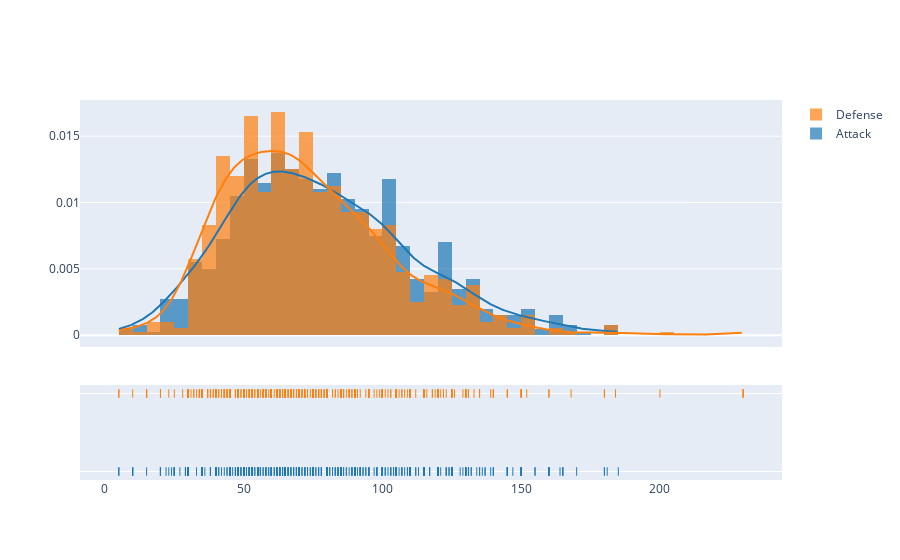

The code cell stored with this chart in its notebook:
### Code cell
# Attack & Defense, Double Displot 
attack_defense_distplot = ff.create_distplot([pokemon.attack, pokemon.defense], ['Attack', 'Defense'], bin_size=5)
iplot(attack_defense_distplot, filename='Attack/Defense Distplot')

### Figure 1 — Plotly figure (JSON) as saved in the notebook; plotly's stock layout.template omitted (floating-point values rounded to 4 significant figures; data arrays with more than 128 entries replaced by an {"elided": "..."} marker saying what was removed)
{"data": [{"autobinx": false, "histnorm": "probability density", "legendgroup": "Attack", "marker": {"color": "rgb(31, 119, 180)"}, "name": "Attack", "opacity": 0.7, "type": "histogram", "x": {"elided": "801 int values"}, "xaxis": "x", "xbins": {"end": 185, "size": 5, "start": 5}, "yaxis": "y"}, {"autobinx": false, "histnorm": "probability density", "legendgroup": "Defense", "marker": {"color": "rgb(255, 127, 14)"}, "name": "Defense", "opacity": 0.7, "type": "histogram", "x": {"elided": "801 int values"}, "xaxis": "x", "xbins": {"end": 230, "size": 5, "start": 5}, "yaxis": "y"}, {"legendgroup": "Attack", "marker": {"color": "rgb(31, 119, 180)"}, "mode": "lines", "name": "Attack", "showlegend": false, "type": "scatter", "x": {"elided": "500 float values"}, "xaxis": "x", "y": {"elided": "500 float values"}, "yaxis": "y"}, {"legendgroup": "Defense", "marker": {"color": "rgb(255, 127, 14)"}, "mode": "lines", "name": "Defense", "showlegend": false, "type": "scatter", "x": {"elided": "500 float values"}, "xaxis": "x", "y": {"elided": "500 float values"}, "yaxis": "y"}, {"legendgroup": "Attack", "marker": {"color": "rgb(31, 119, 180)", "symbol": "line-ns-open"}, "mode": "markers", "name": "Attack", "showlegend": false, "type": "scatter", "x": {"elided": "801 int values"}, "xaxis": "x", "y": {"elided": "801 str values"}, "yaxis": "y2"}, {"legendgroup": "Defense", "marker": {"color": "rgb(255, 127, 14)", "symbol": "line-ns-open"}, "mode": "markers", "name": "Defense", "showlegend": false, "type": "scatter", "x": {"elided": "801 int values"}, "xaxis": "x", "y": {"elided": "801 str values"}, "yaxis": "y2"}], "layout": {"barmode": "overlay", "hovermode": "closest", "legend": {"traceorder": "reversed"}, "xaxis": {"anchor": "y2", "domain": [0, 1], "zeroline": false}, "yaxis": {"anchor": "free", "domain": [0.35, 1], "position": 0}, "yaxis2": {"anchor": "x", "domain": [0, 0.25], "dtick": 1, "showticklabels": false}}}
